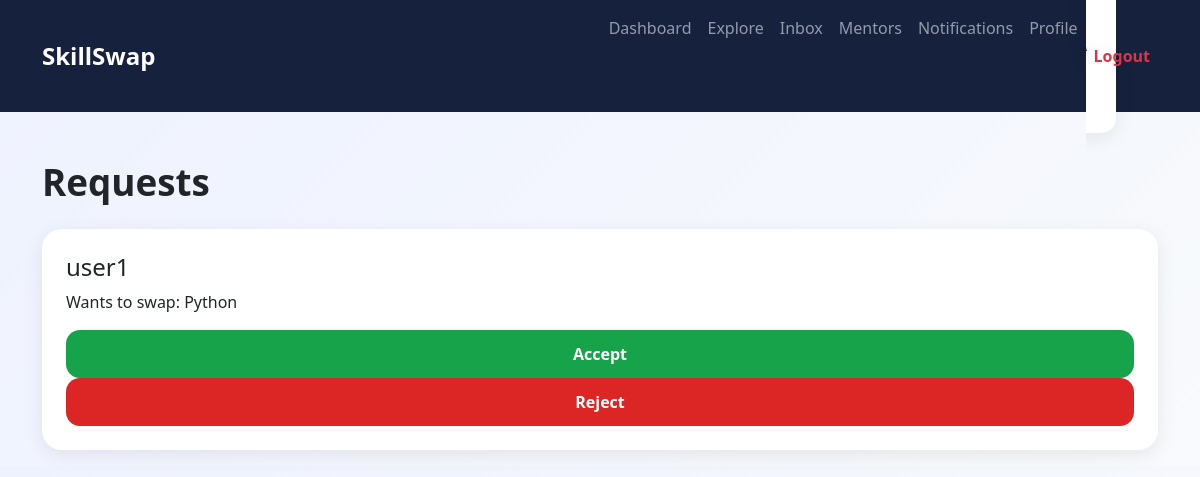
Before: /swaps/inbox/ (signed in) with the older database file.
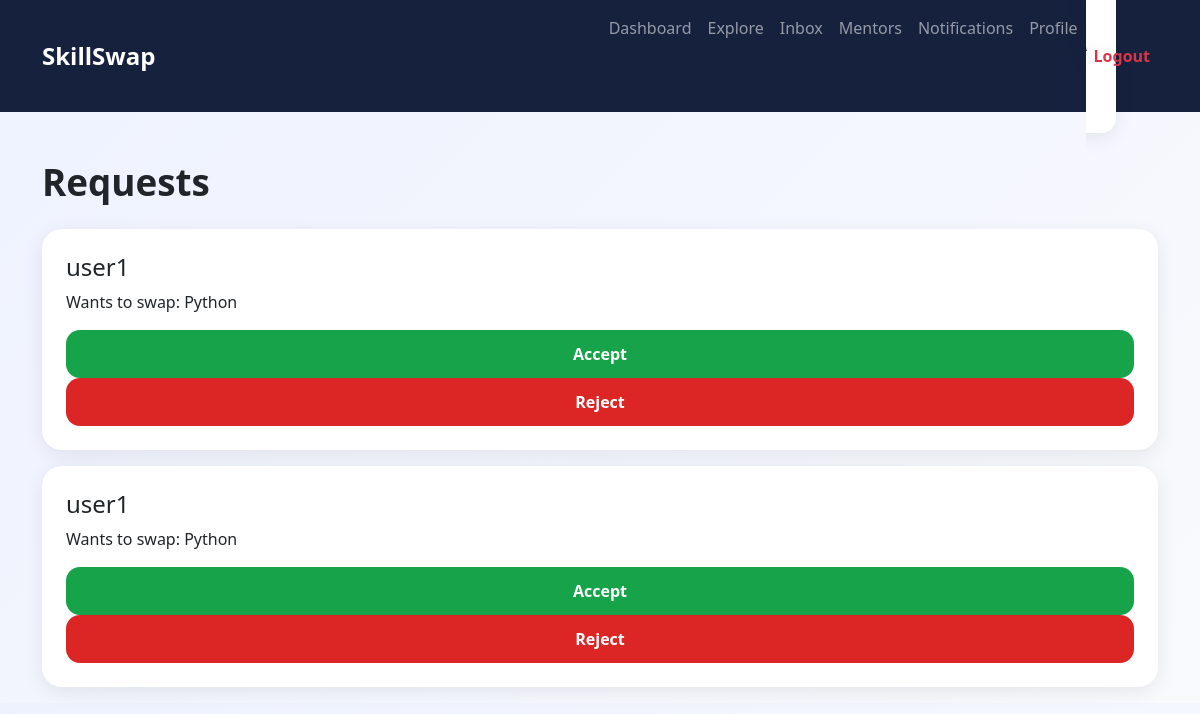
After: the same page with the newer database file.
### swaps/models.py (models this page shows, shortened)
class SwapRequest(models.Model):
    PENDING = 'pending'
    ACCEPTED = 'accepted'
    REJECTED = 'rejected'
    STATUS_CHOICES = [
        (PENDING, 'Pending'),
        (ACCEPTED, 'Accepted'),
        (REJECTED, 'Rejected'),
    ]
    sender = models.ForeignKey(
        settings.AUTH_USER_MODEL,
        on_delete=models.CASCADE,
        related_name='sent_requests'
    )
    receiver = models.ForeignKey(
        settings.AUTH_USER_MODEL,
        on_delete=models.CASCADE,
        related_name='received_requests'
    )
    skill = models.ForeignKey(
        Skill,
        on_delete=models.CASCADE
    )
    status = models.CharField(
        max_length=20,
        choices=STATUS_CHOICES,
        default=PENDING
    )
    created_at = models.DateTimeField(auto_now_add=True)

### accounts/models.py (models this page shows, shortened)
class User(AbstractUser):
    bio = models.TextField(blank=True)
    profile_picture = models.ImageField(
        upload_to='profile_pictures/',
        blank=True,
        null=True
    )
    location = models.CharField(
        max_length=100,
        blank=True
    )

### skills/models.py (models this page shows)
class Skill(models.Model):
    CATEGORY_CHOICES = [
        ('Programming', 'Programming'),
        ('Math', 'Math'),
        ('Science', 'Science'),
        ('Language', 'Language'),
        ('Business', 'Business'),
        ('Design', 'Design'),
    ]
    name = models.CharField(
        max_length=100
    )
    category = models.CharField(
        max_length=50,
        choices=CATEGORY_CHOICES,
        default='Programming'
    )
    def __str__(self):
        return self.name

### swaps/views.py (the view)
@login_required
def inbox(request):
    requests = SwapRequest.objects.filter(
        receiver=request.user
    ).order_by('-created_at')
    return render(
        request,
        'swaps/inbox.html',
        {
            'requests': requests
        }
    )

### templates/swaps/inbox.html
{% extends 'base.html' %}
{% block content %}
<h1 class="page-title">
    Requests
</h1>
{% if requests %}
    {% for request in requests %}
        <div class="card p-4 mb-3">
            <h4>{{ request.sender.username }}</h4>
            <p>
                Wants to swap:
                {{ request.skill }}
            </p>
            <a href="{% url 'accept_request' request.id %}"
               class="btn btn-success">
                Accept
            </a>
            <a href="{% url 'reject_request' request.id %}"
               class="btn btn-danger">
                Reject
            </a>
        </div>
    {% endfor %}
{% else %}
    <div class="card p-4 text-center">
        <h3>No requests yet</h3>
        <p>When someone sends you a swap request, it will appear here.</p>
    </div>
{% endif %}
{% endblock %}

Changed rows visible on the page:
added SwapRequest: sender.username "user1", skill "Python"
